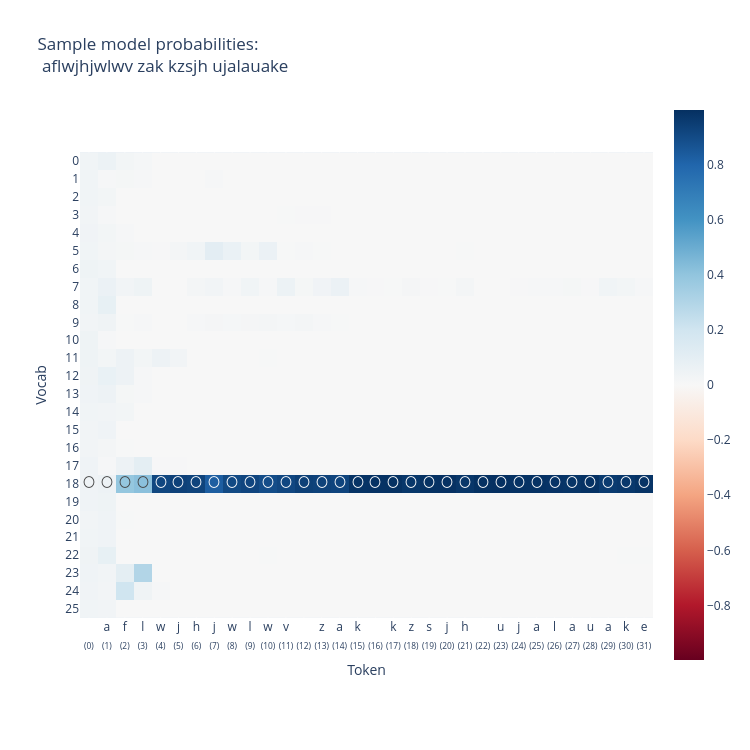

The code cell stored with this chart in its notebook:
### Markdown cell above
### Visualising model

### Code cell
show(model, batch_idx=0, mode="hard")

### Figure 1 — Plotly figure (JSON) as saved in the notebook; plotly's stock layout.template omitted (floating-point values rounded to 4 significant figures; data arrays with more than 128 entries replaced by an {"elided": "..."} marker saying what was removed)
{"data": [{"coloraxis": "coloraxis", "hovertemplate": "Token: %{x}<br>Vocab: %{y}<br>color: %{z}<extra></extra>", "name": "0", "text": {"elided": "26x32 str values"}, "textfont": {"size": 12}, "texttemplate": "%{text}", "type": "heatmap", "x": [" <br><sub>(0)</sub>", "a<br><sub>(1)</sub>", "f<br><sub>(2)</sub>", "l<br><sub>(3)</sub>", "w<br><sub>(4)</sub>", "j<br><sub>(5)</sub>", "h<br><sub>(6)</sub>", "j<br><sub>(7)</sub>", "w<br><sub>(8)</sub>", "l<br><sub>(9)</sub>", "w<br><sub>(10)</sub>", "v<br><sub>(11)</sub>", " <br><sub>(12)</sub>", "z<br><sub>(13)</sub>", "a<br><sub>(14)</sub>", "k<br><sub>(15)</sub>", " <br><sub>(16)</sub>", "k<br><sub>(17)</sub>", "z<br><sub>(18)</sub>", "s<br><sub>(19)</sub>", "j<br><sub>(20)</sub>", "h<br><sub>(21)</sub>", " <br><sub>(22)</sub>", "u<br><sub>(23)</sub>", "j<br><sub>(24)</sub>", "a<br><sub>(25)</sub>", "l<br><sub>(26)</sub>", "a<br><sub>(27)</sub>", "u<br><sub>(28)</sub>", "a<br><sub>(29)</sub>", "k<br><sub>(30)</sub>", "e<br><sub>(31)</sub>"], "xaxis": "x", "y": ["0", "1", "2", "3", "4", "5", "6", "7", "8", "9", "10", "11", "12", "13", "14", "15", "16", "17", "18", "19", "20", "21", "22", "23", "24", "25"], "yaxis": "y", "z": {"elided": "26x32 float values"}}], "layout": {"coloraxis": {"cmid": 0, "colorscale": [[0, "rgb(103,0,31)"], [0.1, "rgb(178,24,43)"], [0.2, "rgb(214,96,77)"], [0.3, "rgb(244,165,130)"], [0.4, "rgb(253,219,199)"], [0.5, "rgb(247,247,247)"], [0.6, "rgb(209,229,240)"], [0.7, "rgb(146,197,222)"], [0.8, "rgb(67,147,195)"], [0.9, "rgb(33,102,172)"], [1, "rgb(5,48,97)"]]}, "height": 750, "title": {"text": "Sample model probabilities:<br> aflwjhjwlwv zak kzsjh ujalauake"}, "width": 750, "xaxis": {"anchor": "y", "constrain": "domain", "domain": [0, 1], "scaleanchor": "y", "tickangle": 0, "title": {"text": "Token"}}, "yaxis": {"anchor": "x", "autorange": "reversed", "constrain": "domain", "domain": [0, 1], "title": {"text": "Vocab"}}}}
